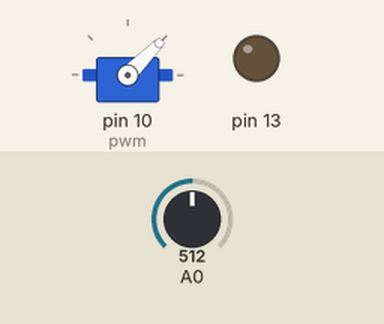
Bench run of a sketch on a simulated Arduino Uno, built with avr-gcc and run on an emulated ATmega328P. On the bench: servo, output pins drawn as LEDs (lit = HIGH). The test bench sets the inputs (shaded band); at power-on: A0 = 512.

Above: at 1.2 s.
1.3 s: A0 set to 306
At 2.3 s:
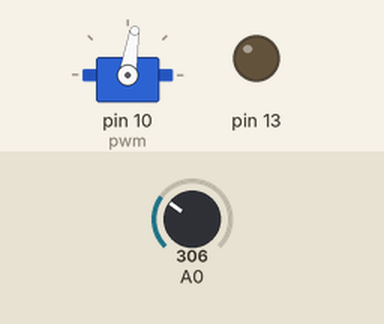
2.8 s: A0 set to 125
At 3.4 s:
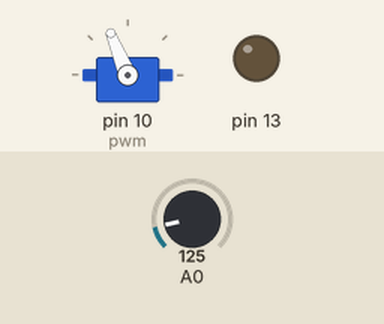
4.3 s: A0 set to 35
At 4.6 s:
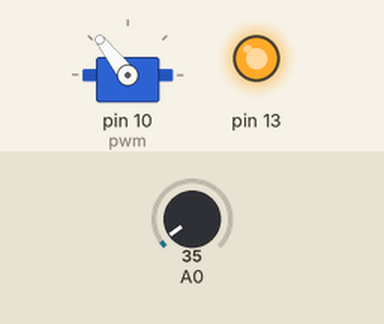
5.8 s: A0 set to 55
At 6.9 s:
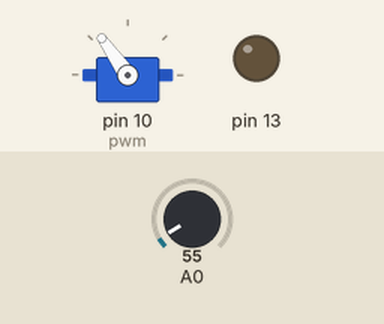
7.3 s: A0 set to 511
At 8.1 s:
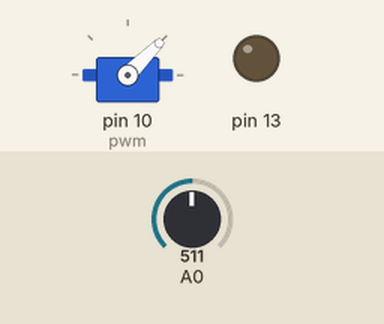
Timing chart, 0 to 9.8 s (numbered marks = the images above; inputs shaded):
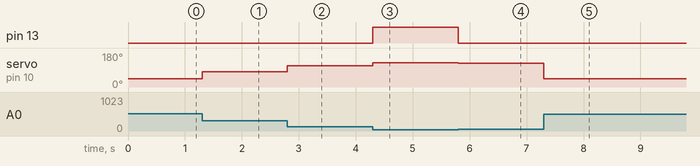

Measured:
- after the input at 1.3 s, servo on pin 10 (pwm): 45° → 81° at once
- after the input at 2.8 s, servo on pin 10 (pwm): 81° → 112° at once
- after the input at 4.3 s, pin 13: LOW → HIGH at once; servo on pin 10 (pwm): 112° → 128° at once
- after the input at 5.8 s, pin 13: HIGH → LOW at once; servo on pin 10 (pwm): 128° → 125° at once
- after the input at 7.3 s, servo on pin 10 (pwm): 125° → 45° at once

The sketch:

servo_mega_analog_control.ino
```cpp
#import<Servo.h>

Servo pwm;

int oldValue = -1;

void setup() {
  pinMode(A0, INPUT);
  pinMode(13, OUTPUT);

  pwm.attach(10);
  pwm.write(45);
}

void loop() {
  int in = 1023-analogRead(A0);

  int angle = map(in, 512,1023,45,135);
  angle = max(45, angle);
  angle = min(135, angle);
  pwm.write(angle);
  analogWrite(13, angle);
}
```
